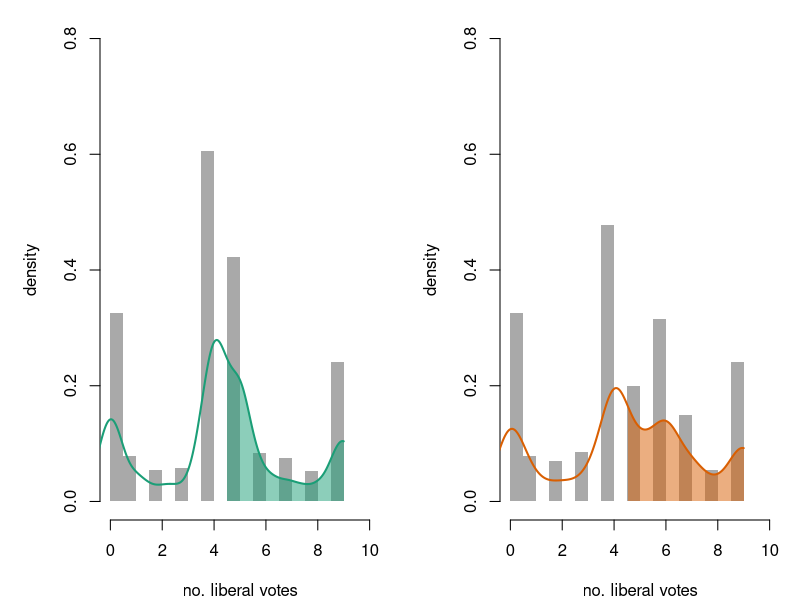

Recreate this plot in R.
##############################################################################
##############################################################################
# Example 5.2
# US Supreme court ideological leaning
# Reproduces Figure 5.2
#
# Copyright (c) 2016 Johan Dahlin [ johan.dahlin (at) liu.se ]
# Distributed under the MIT license.
#
##############################################################################
##############################################################################

#setwd("~/projects/phd-thesis/thesis-figures/ex-supreme")

# Setup plot colors
library("RColorBrewer")
plotColors = brewer.pal(8, "Dark2");
plotColors1 = c(plotColors,"#663333")
plotColors2 = c("#FFFFFF",plotColors,"#663333")

library("MCMCpack")

d <- as.matrix( read.table("supreme-court-2010-2015.csv",sep=",",stringsAsFactors=FALSE,header=TRUE) )
nCases <- dim(d)[1]

## US Supreme Court Example with inequality constraints

posterior1 <- MCMCirt1d(t(d),
                        theta.constraints=list(Scalia="+", Ginsburg="-"),
                        burnin=10000, mcmc=40000, thin=1, verbose=5000,
                        store.item=TRUE)
#summary(posterior1)

thetahat <- as.matrix(posterior1)[,1:9]
alphahat <- as.matrix(posterior1)[,seq(10,95,2)]
betahat <- as.matrix(posterior1)[,seq(11,95,2)]

nSim     <- 10000
alphaSim <- sample(alphahat,nSim,replace=TRUE)
betaSim  <- sample(betahat,nSim,replace=TRUE)
thetaSim <- apply( thetahat, 2, sample, nSim, replace=TRUE )

test = sweep( sweep(thetaSim, 1, betaSim, "*"), 1, -alphaSim, "+")

cairo_pdf("ex-supreme-predictions.pdf", height = 4, width = 8)

layout(matrix(1:2, 1, 2, byrow = TRUE))  
par(mar=c(4,5,1,1))

##
foo <- density( rowSums( test > 0 ) + 0.4 * rnorm(nSim), to=9)
hist( rowSums( test > 0 ), main="", col="darkgrey", border=NA, freq=FALSE, xlab="no. liberal votes", ylab="density", ylim=c(0,0.8), xlim=c(0,10) )
lines( foo, lwd=2, col=plotColors[1])

idx <- which( foo$x > 4.5)[1] -1 
polygon(c(foo$x[-(1:idx)],rev(foo$x[-(1:idx)])),c(foo$y[-(1:idx)],rep(0,length(foo$x[-(1:idx)]))),
        border=NA,col=rgb(t(col2rgb(plotColors[1]))/256,alpha=0.5))

# Probability of liberal majority (0.4248)
mean( rowSums( test > 0 ) > 4 )

## Scalia dies, What happends if someone more liberal replaces him?

thetaSim2     <- thetaSim
thetaSim2[,1] <- thetaSim[,1] - 1
test2 = sweep( sweep(thetaSim2, 1, betaSim, "*"), 1, -alphaSim, "+")

foo <- density( rowSums( test2 > 0 ) + 0.4 * rnorm(nSim), to=9)
hist( rowSums( test2 > 0 ), main="", col="darkgrey", border=NA, freq=FALSE, xlab="no. liberal votes", ylab="density", ylim=c(0,0.8), xlim=c(0,10) )
lines( foo, lwd=2, col=plotColors[2])

idx <- which( foo$x > 4.5)[1] -1 
polygon(c(foo$x[-(1:idx)],rev(foo$x[-(1:idx)])),c(foo$y[-(1:idx)],rep(0,length(foo$x[-(1:idx)]))),
        border=NA,col=rgb(t(col2rgb(plotColors[2]))/256,alpha=0.5))


# Probability of liberal majority (0.4654)
mean( rowSums( test2 > 0 ) > 4 )

dev.off()
